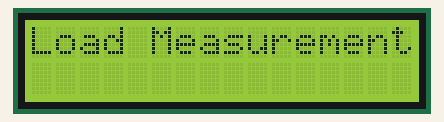
This sketch was run on a simulated Arduino Uno, built with avr-gcc and run on an emulated ATmega328P. On the bench: 16×2 character LCD. What the sketch prints to the serial monitor is not drawn.

Above: at 0.6 s.
At 1.1 s:
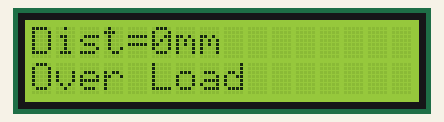

The sketch:

Load_Measurement.ino
```cpp
#include <LiquidCrystal.h>

LiquidCrystal lcd(13, 12, 11, 10, 9, 8);// RS,E,D4,D5,D6,D7

#include <SoftwareSerial.h>

SoftwareSerial mySerial(6, 7);
SoftwareSerial esp(3, 4);

unsigned int HighByte = 0;
unsigned int LowByte  = 0;
unsigned int Len  = 0;
int l, load;
void setup()
{
  mySerial.begin(9600);
  Serial.begin(9600);
  delay(500);
  lcd.begin(16, 2);// LCD 16X2
  lcd.print("Load Measurement");
}

void loop()
{
  mySerial.begin(9600);
  mySerial.flush();
  mySerial.write(0X55);                           // trig US-100 begin to measure the distance
  delay(500);
  if (mySerial.available() >= 2)                  // check receive 2 bytes correctly
  {
    HighByte = mySerial.read();
    LowByte  = mySerial.read();
    Len  = HighByte * 256 + LowByte;          // Calculate the distance
    l = Len;
  }
  lcd.clear();
  lcd.print("Dist=");
  lcd.print(Len);
  lcd.print("mm");
  if(l >=178)
  {
    load = 0;
  }
  if(l < 178 && l >= 165)
  {
    load = 5;
  }
  if(l < 165 && l >= 155)
  {
    load = 10;
  }
  if(l < 155 && l >= 150)
  {
    load = 15;
  }
  if(l < 150 && l >= 145)
  {
    load = 25;
  }
  if(l < 145 && l >= 140)
  {
    load = 35;
  }
  lcd.setCursor(0, 1);
  lcd.print("Load: ");
  lcd.print(load);
  lcd.print("Kg");
  if(l< 140)
  {
    lcd.setCursor(0, 1);
    lcd.print("Over Load");
  }
  if(l> 178)
  {
    lcd.setCursor(0, 1);
    lcd.print("No Load");
  }
  delay(100);
  Serial.println(load);
  esp.begin(9600);
  delay(500);
  esp.println(load);
  delay(200);

}
```

Measured:
- what the display in image 0 shows lasts 0.5 s, from 0.6 s to 1.1 s
